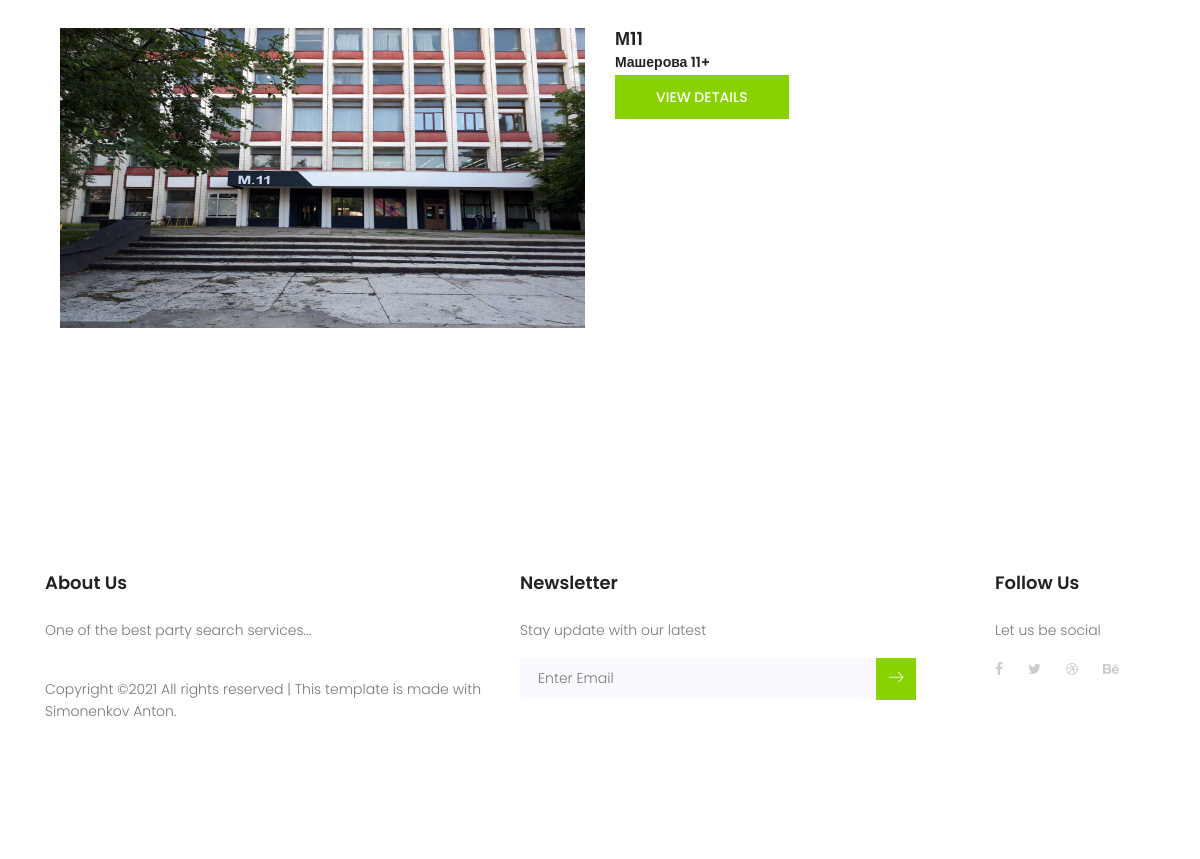
The app's page /local/ (lower part), older data.
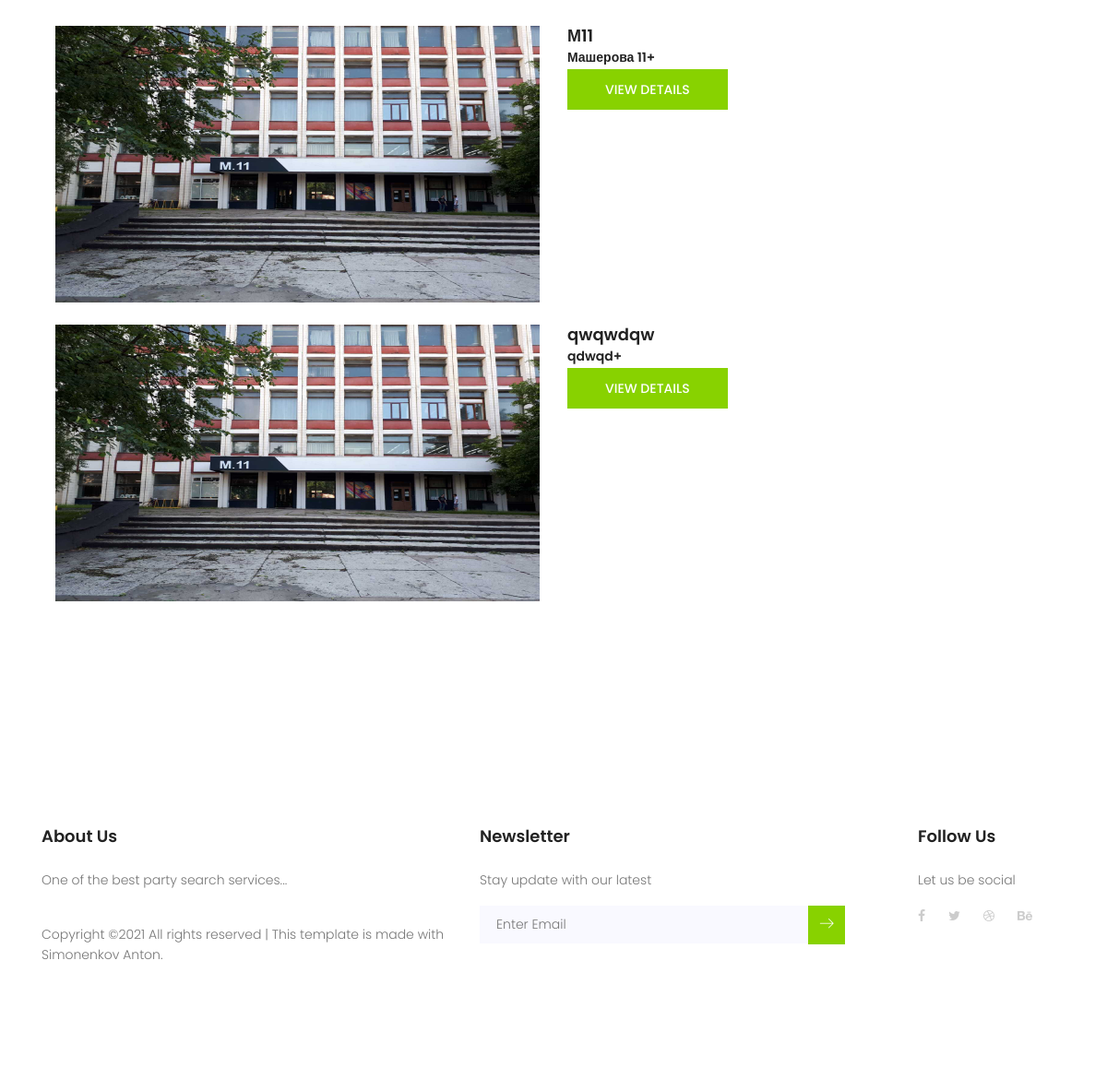
The same page, newer data.
### party/models.py (models this page shows)
class LocalsParty(models.Model):
    address = models.CharField(max_length=50, blank=True)
    nameLocal = models.TextField(blank=True)
    map_party = models.TextField(blank=True)
    image = models.ImageField(upload_to='media/databaseImageLocal', blank=True)

### aboutlocal/views.py (the view)
# urls.py: path('', about, name='aboutlocal'),
def about(request):
    context = {}
    local = LocalsParty.objects.all()
    context['local'] = local
    return render(request, 'local/localAll.html', context=context)

### templates/local/localAll.html (shortened to what this page needs)
{% load static %}
<!DOCTYPE html>
<html lang="zxx" class="no-js">
<head>
    <link rel="stylesheet" href="https://cdn.jsdelivr.net/npm/bootstrap@5.1.3/dist/css/bootstrap.min.css"
>
    <link rel="stylesheet" href="{% static 'css/linearicons.css' %}">
    <link rel="stylesheet" href="{% static 'css/font-awesome.min.css' %}">
    <link rel="stylesheet" href="{% static 'css/bootstrap.css'%}">
    <link rel="stylesheet" href="{% static 'css/magnific-popup.css' %}">
    <link rel="stylesheet" href="{% static 'css/nice-select.css'%}">
    <link rel="stylesheet" href="{% static 'css/animate.min.css' %}">
    <link rel="stylesheet" href="{% static 'css/owl.carousel.css' %}">
    <link rel="stylesheet" href="{% static 'css/main.css' %}">
</head>
<body>
<section class="upcoming-event-area section-gap" id="events">
    <div class="container">
        <div class="row d-flex justify-content-center">
            <div class="menu-content pb-60 col-lg-10">
            </div>
        </div>
        {% for loc in local %}
        <div class="container mb-4">
            <div class="row ">
                <div class="col-md-6">
                    <img style="width:100%; height:300px" class="img-fluid" src="{{ loc.image.url }}" alt="">
                </div>
                <div class="col-md-6">
                    <h4 class="mb-1">{{ loc.nameLocal }}</h4>
                    <h6 class="mb-1"><span>{{ loc.address }}+</span></h6>
                    <a href="{% url 'localID' loc.id %}" class="primary-btn text-uppercase">View Details</a>
                </div>
            </div>
        </div>
        {% endfor %}
    </div>
</section>
<footer class="footer-area section-gap">
    <div class="container">
        <div class="row">
            <div class="col-lg-5 col-md-6 col-sm-6">
                <div class="single-footer-widget">
                    <h6>About Us</h6>
                    <p>
                        One of the best party search services...
                    </p>
                    <p class="footer-text">
                        Copyright &copy;<script>document.write(new Date().getFullYear());</script>
                        All rights reserved | This template is made with Simonenkov Anton.
                    </p>
                </div>
            </div>
            <div class="col-lg-5  col-md-6 col-sm-6">
                <div class="single-footer-widget">
                    <h6>Newsletter</h6>
                    <p>Stay update with our latest</p>
                    <div class="" id="mc_embed_signup">
                        <form target="_blank" novalidate="true"
                              action="https://spondonit.us12.list-manage.com/subscribe/post?u=1462626880ade1ac87bd9c93a&amp;id=92a4423d01"
                              method="get" class="form-inline">
                            <input class="form-control" name="EMAIL" placeholder="Enter Email"
                                   onfocus="this.placeholder = ''" onblur="this.placeholder = 'Enter Email '"
                                   required="" type="email">
                            <button class="click-btn btn btn-default"><span class="lnr lnr-arrow-right"></span></button>
                        </form>
                    </div>
                </div>
            </div>
            <div class="col-lg-2 col-md-6 col-sm-6 social-widget">
                <div class="single-footer-widget">
                    <h6>Follow Us</h6>
                    <p>Let us be social</p>
                    <div class="footer-social d-flex align-items-center">
                        <a href="#"><i class="fa fa-facebook"></i></a>
                        <a href="#"><i class="fa fa-twitter"></i></a>
                        <a href="#"><i class="fa fa-dribbble"></i></a>
                        <a href="#"><i class="fa fa-behance"></i></a>
                    </div>
                </div>
            </div>
        </div>
    </div>
</footer>
</body>
</html>

Row changes from the older to the newer data that the page shows:
added LocalsParty: image (picture), nameLocal "qwqwdqw", address "qdwqd"
